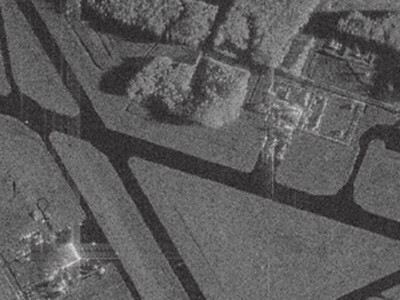
#> input picture task4/sar_1.jpg, 400 x 300 px
$ jupyter execute Task4_solution.ipynb
#> lines starting #> are read from the running program, lines starting #| are printed output that depends on the picture; after the words box and inside, x2 and y2 are one past the last pixel; in counts of white or black regions, pixels touching at a corner belong together; long printed decimals are rounded
# ДЗ4. Сегментация изображений

1. Настроить параметры алгоритма разрастания областей так, чтобы был выделен весь газон.
2. Реализовать собственный критерий однородности, отличный от предложенного. Провести сравнение.
3. Повторить принцип реализации watershed + distance transform для подсчёта количества пальм.

[cell 1]
import numpy as np
import cv2
import matplotlib.pyplot as plt

---
## Пункт 1. Разрастание областей (region growing) на sar_1.jpg

[cell 2]
image = cv2.imread('sar_1.jpg')
#> image is the input picture: shape (300, 400, 3); mean B, G, R 91.8, 91.6, 92.1
image_gray = cv2.cvtColor(image, cv2.COLOR_BGR2GRAY)
print(image_gray.shape)
#| (300, 400)
plt.imshow(image_gray, cmap="gray")

[cell 3]
def region_growing(image, seed_point, homo_fun, r, T):
#> called with seed_point = (250, 250), r = 1, T = 30
    img = image.astype(np.float64)
    mask = np.zeros(image.shape, np.uint8)
    mask[seed_point] = 1
    kernel = np.ones((2*r + 1, 2*r + 1), np.uint8)
    it = 0
    while True:
        frontier = (cv2.dilate(mask, kernel) > 0) & (mask == 0)
        if not frontier.any():
            break
        new = frontier & homo_fun(img, mask, r, T)
        if not new.any():
            break
        mask[new] = 1
        it += 1
#> this loop made 150 passes
#> pass 1, in region_growing, `new = frontier & homo_fun(img, mask, r, T)`:
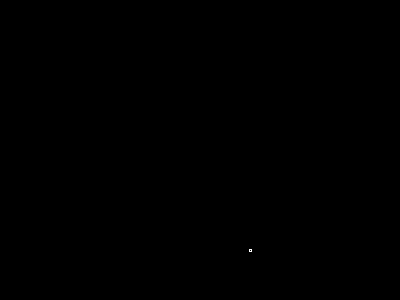
#> new: shape (300, 400) bool; 0.01% white in thin lines or dots, all inside (x1, y1, x2, y2) = (249, 249, 252, 252)
#> after the loop:
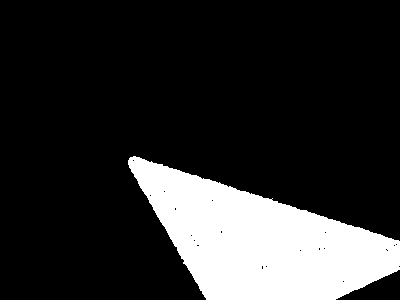
#> mask: shape (300, 400); values 0 (black) and 1 (white), 18% white; 1 white region, box (x1, y1, x2, y2) and area: (128, 156, 400, 300) 21596
#> after the loop, it = 149
    print('итераций:', it, ' площадь:', np.count_nonzero(mask))
#| итераций: 149  площадь: 21596
    return mask * 255

[cell 4]
def homo_average(img, mask, r, T):
    av_val = img[mask > 0].mean()
    return np.abs(img - av_val) <= T

### Подбор параметров

[cell 5]
seed_point = (250, 250)
r = 1
T = 30

mask_avg = region_growing(image_gray, seed_point, homo_average, r, T)
plt.imshow(mask_avg, cmap="gray")

[cell 6]
for T_try in (10, 20, 30, 33, 34):
    mask_try = region_growing(image_gray, seed_point, homo_average, r, T_try)
    print('T=%2d  площадь=%6d' % (T_try, np.count_nonzero(mask_try)))
#> this loop made 5 passes
#| T=10  площадь= 16072
#| T=20  площадь= 20914
#| T=30  площадь= 21596
#| T=33  площадь= 21674
#| T=34  площадь= 62485
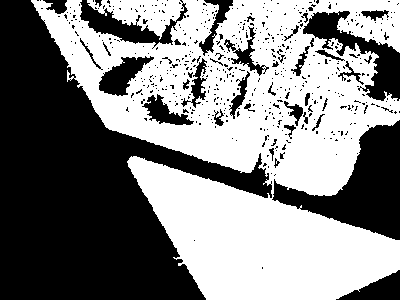
#> mask_try: shape (300, 400); 52.1% white; 520 black regions (476 under 20 px), largest, box (x1, y1, x2, y2) and area: (0, 0, 272, 300) 38595, (272, 120, 400, 240) 6581, (303, 11, 400, 101) 2804

[cell 7]
def show_overlay(image, mask, title=''):
#> called with title = 'homo_average, T=30'
    overlay = image.copy()
    overlay[mask > 0] = (0, 0, 255)
#> overlay: shape (300, 400, 3); 18% of pixels changed, all inside (x1, y1, x2, y2) = (128, 156, 400, 300)
    plt.imshow(cv2.cvtColor(overlay, cv2.COLOR_BGR2RGB))
    plt.title(title)

show_overlay(image, mask_avg, 'homo_average, T=%s' % T)

---
## Пункт 2. Собственный критерий однородности

[cell 8]
def homo_local(img, mask, r, T):
    m = (mask > 0).astype(np.float64)
    k = np.ones((2*r + 1, 2*r + 1), np.float64)
    s = cv2.filter2D(img * m, -1, k)
    n = cv2.filter2D(m, -1, k)
    local_av = s / np.maximum(n, 1)
    return (n > 0) & (np.abs(img - local_av) <= T)

[cell 9]
T2 = 9
r2 = 6

mask_local = region_growing(image_gray, seed_point, homo_local, r2, T2)
#> in region_growing (call 7), `mask = np.zeros(image.shape, np.uint8)`: mask: shape (300, 400); every value is 0
#> in region_growing (call 7), `mask[seed_point] = 1`: mask: shape (300, 400); values 0 (black) and 1 (white), 0% white in thin lines or dots, all inside (x1, y1, x2, y2) = (250, 250, 251, 251)
#> after the loop in region_growing (call 7), `while True:`:
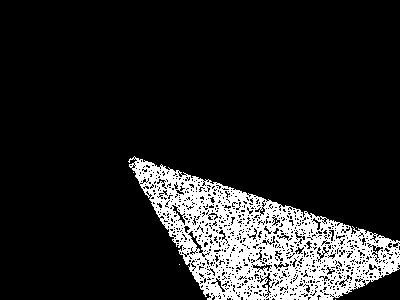
#> mask: shape (300, 400); values 0 (black) and 1 (white), 13.6% white; 5 white regions (4 under 20 px), largest, box (x1, y1, x2, y2) and area: (128, 156, 400, 300) 16288
#| итераций: 27  площадь: 16292
show_overlay(image, mask_local, 'homo_local, T=%s, r=%s' % (T2, r2))
#> call 2 of show_overlay, with title = 'homo_local, T=9, r=6'
#> in show_overlay (call 2), `overlay[mask > 0] = (0, 0, 255)`:
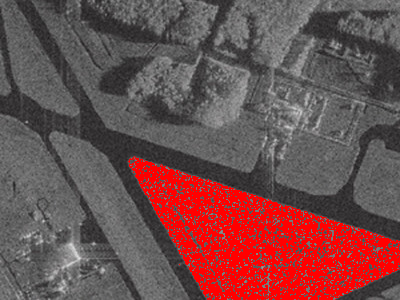
#> overlay: shape (300, 400, 3); 13.58% of pixels changed, all inside (x1, y1, x2, y2) = (128, 156, 400, 300)

### Сравнение критериев

[cell 10]
mask_local_clean = cv2.morphologyEx(mask_local, cv2.MORPH_CLOSE, np.ones((5, 5), np.uint8))
#> mask_local_clean: shape (300, 400); 17.7% white; 2 white regions (1 under 20 px), largest, box (x1, y1, x2, y2) and area: (128, 156, 400, 300) 21217

print('homo_average:       ', np.count_nonzero(mask_avg),         'пикселей')
#| homo_average:        21596 пикселей
print('homo_local:         ', np.count_nonzero(mask_local),       'пикселей')
#| homo_local:          16292 пикселей
print('homo_local + CLOSE: ', np.count_nonzero(mask_local_clean), 'пикселей')
#| homo_local + CLOSE:  21218 пикселей

plt.figure(figsize=(16, 5))
plt.subplot(1, 3, 1); plt.imshow(mask_avg,         cmap="gray"); plt.title('homo_average')
plt.subplot(1, 3, 2); plt.imshow(mask_local,       cmap="gray"); plt.title('homo_local')
plt.subplot(1, 3, 3); plt.imshow(mask_local_clean, cmap="gray"); plt.title('homo_local + CLOSE')

---
## Пункт 3. Подсчёт пальм: watershed + distance transform

[cell 11]
palm = cv2.imread('palm_1.JPG')
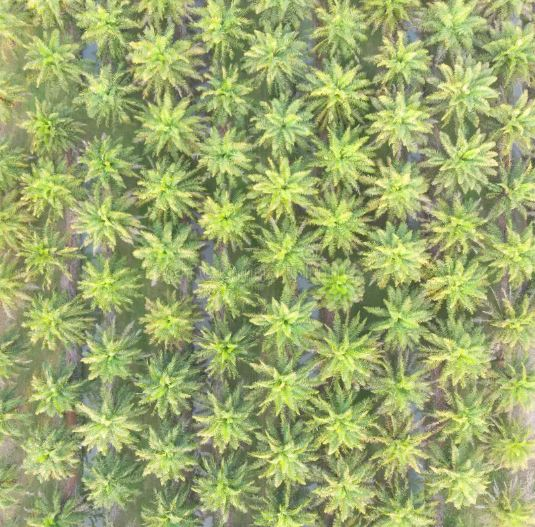
#> input picture task4/palm_1.JPG, 535 x 527 px
#> palm is the input picture: shape (527, 535, 3); mean B, G, R 109.6, 169.5, 156.4
palm_gray = cv2.cvtColor(palm, cv2.COLOR_BGR2GRAY)
plt.imshow(palm_gray, cmap="gray")

[cell 12]
blur = cv2.medianBlur(palm_gray, 5)
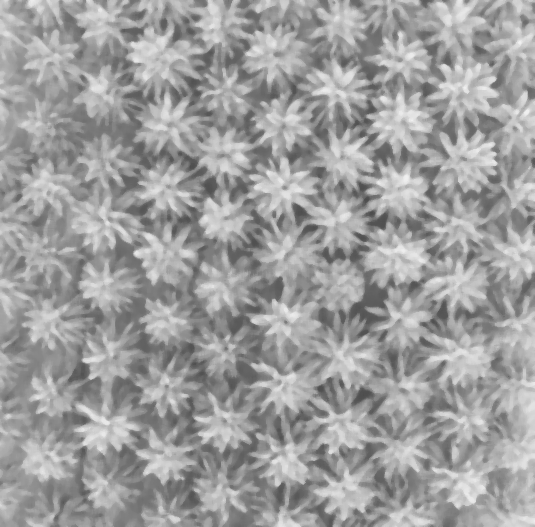
#> blur: shape (527, 535); min 75, max 241, mean 158.6
otsu_T, thresh = cv2.threshold(blur, 0, 255, cv2.THRESH_BINARY + cv2.THRESH_OTSU)
#> thresh: shape (527, 535); 50.5% white; 172 black regions (106 under 20 px), largest, box (x1, y1, x2, y2) and area: (0, 0, 535, 527) 103558, (286, 207, 514, 472) 17575, (453, 257, 535, 346) 2999
print('порог Оцу:', otsu_T)
#| порог Оцу: 158.0
plt.imshow(thresh, cmap="gray")

[cell 13]
kernel = np.ones((5, 5), np.uint8)
thresh = cv2.morphologyEx(thresh, cv2.MORPH_CLOSE, kernel, iterations=2)
#> thresh: shape (527, 535); 65.4% white; 104 black regions, largest, box (x1, y1, x2, y2) and area: (30, 200, 313, 481) 26586, (42, 81, 219, 211) 7668, (97, 431, 207, 527) 5023
thresh = cv2.morphologyEx(thresh, cv2.MORPH_OPEN, kernel, iterations=2)
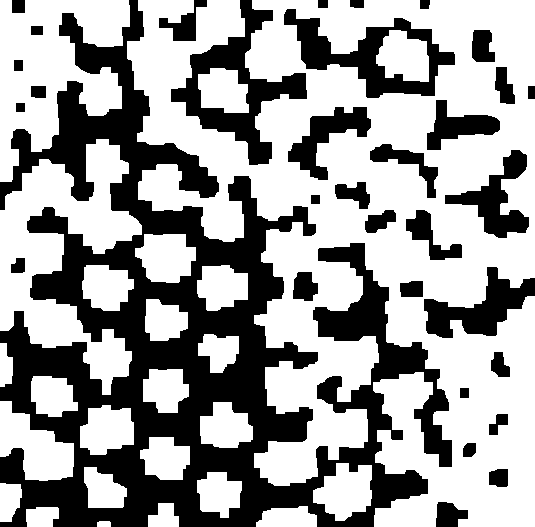
#> thresh: shape (527, 535); 61.8% white; 33 black regions, largest, box (x1, y1, x2, y2) and area: (0, 0, 452, 527) 77222, (171, 0, 307, 165) 6345, (284, 9, 455, 98) 5181
plt.imshow(thresh, cmap="gray")

[cell 14]
dist = cv2.distanceTransform(thresh, cv2.DIST_L2, 5)
print('max расстояние:', dist.max())
#| max расстояние: 53.953
plt.imshow(dist, cmap="gray")

### Вариант 1. Глобальный порог по distance transform

[cell 15]
coef = 0.32

_, core_mask = cv2.threshold(dist, coef * dist.max(), 255, cv2.THRESH_BINARY)
#> core_mask: shape (527, 535) float32; 5.9% white; 77 white regions (20 under 20 px), largest, box (x1, y1, x2, y2) and area: (482, 320, 535, 527) 3855, (444, 0, 535, 70) 2763, (387, 110, 419, 133) 539
core_mask = core_mask.astype(np.uint8)
n_found, markers = cv2.connectedComponents(core_mask)
#> markers: shape (527, 535) int32; 78 distinct labels, from 0 to 77
print('найдено пальм:', n_found - 1)
#| найдено пальм: 77
plt.imshow(markers, cmap="nipy_spectral")

[cell 16]
for coef_try in (0.2, 0.25, 0.3, 0.32, 0.4, 0.5):
    _, mask_try = cv2.threshold(dist, coef_try * dist.max(), 255, cv2.THRESH_BINARY)
    n_try, _ = cv2.connectedComponents(mask_try.astype(np.uint8))
    print('coef=%.2f  компонент=%3d' % (coef_try, n_try - 1))
#> this loop made 6 passes
#| coef=0.20  компонент= 67
#| coef=0.25  компонент= 70
#| coef=0.30  компонент= 73
#| coef=0.32  компонент= 77
#| coef=0.40  компонент= 31
#| coef=0.50  компонент=  8

### Вариант 2. Локальные максимумы distance transform

[cell 17]
frac = 0.2

for size_try in (31, 41, 51, 61):
    k_try = np.ones((size_try, size_try), np.uint8)
    peaks_try = ((dist == cv2.dilate(dist, k_try)) & (dist > frac * dist.max())).astype(np.uint8)
    n_try, _ = cv2.connectedComponents(peaks_try)
    print('size=%2d  пикселей=%3d  компонент=%3d' % (size_try, int(peaks_try.sum()), n_try - 1))
#> this loop made 4 passes
#| size=31  пикселей=129  компонент= 93
#| size=41  пикселей=127  компонент= 91
#| size=51  пикселей=122  компонент= 86
#| size=61  пикселей=121  компонент= 85
#> peaks_try: shape (527, 535); values 0 (black) and 1 (white), 0.04% white in thin lines or dots

[cell 18]
size = 51

k = np.ones((size, size), np.uint8)
#> k: shape (51, 51); every value is 1
peaks = ((dist == cv2.dilate(dist, k)) & (dist > frac * dist.max())).astype(np.uint8)

seeds = cv2.dilate(peaks, np.ones((9, 9), np.uint8))
#> seeds: shape (527, 535); values 0 (black) and 1 (white), 2.2% white; 83 white regions, largest, box (x1, y1, x2, y2) and area: (393, 450, 413, 460) 181, (282, 458, 298, 467) 144, (159, 455, 171, 466) 120
_, seed_labels, _, centers = cv2.connectedComponentsWithStats(seeds)
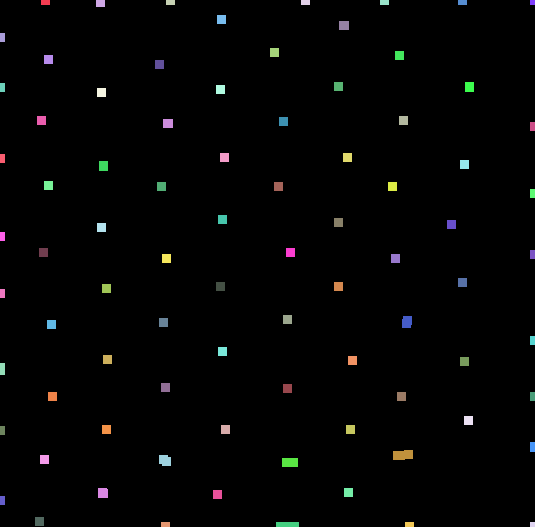
#> seed_labels: shape (527, 535) int32; 84 distinct labels, from 0 to 83; one colour per label, 0 black
centers = centers[1:]

print('пикселей-вершин:    ', int(peaks.sum()))
#| пикселей-вершин:     122
print('вершин до утолщения:', cv2.connectedComponents(peaks)[0] - 1)
#| вершин до утолщения: 86
print('найдено пальм:      ', len(centers))
#| найдено пальм:       83

[cell 19]
vis = palm.copy()
for (x, y) in centers:
    cv2.circle(vis, (int(x), int(y)), 5, (0, 0, 255), -1)
#> this loop made 83 passes
#> (x, y) on passes 1 to 12: (45, 2), (100, 3), (170, 2), (305, 2), (384, 2), (462, 2), (532, 2), (221, 19), (343.5, 25), (2, 37), (274, 52), (399, 55)
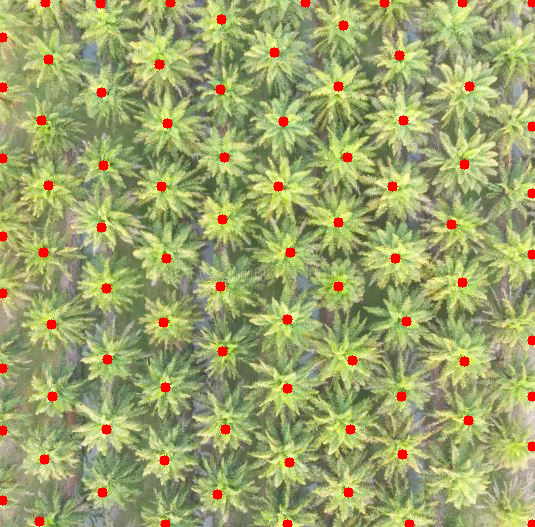
#> vis: shape (527, 535, 3); 2.23% of pixels changed, all inside (x1, y1, x2, y2) = (0, 0, 535, 527)

plt.figure(figsize=(9, 9))
plt.imshow(cv2.cvtColor(vis, cv2.COLOR_BGR2RGB))
plt.title('центров: %d (size=%d, frac=%.2f)' % (len(centers), size, frac))

### Watershed по найденным центрам

[cell 20]
segments = cv2.watershed(palm, seed_labels.astype(np.int32).copy())

segment_ids = [v for v in np.unique(segments) if v > 0]
print('маркеров до watershed:   ', len(centers))
#| маркеров до watershed:    83
print('областей после watershed:', len(segment_ids))
#| областей после watershed: 83

result = palm.copy()
result[segments == -1] = (0, 0, 255)

plt.figure(figsize=(14, 7))
plt.subplot(1, 2, 1); plt.imshow(segments, cmap="nipy_spectral"); plt.title('сегменты')
plt.subplot(1, 2, 2); plt.imshow(cv2.cvtColor(result, cv2.COLOR_BGR2RGB)); plt.title('границы крон')
